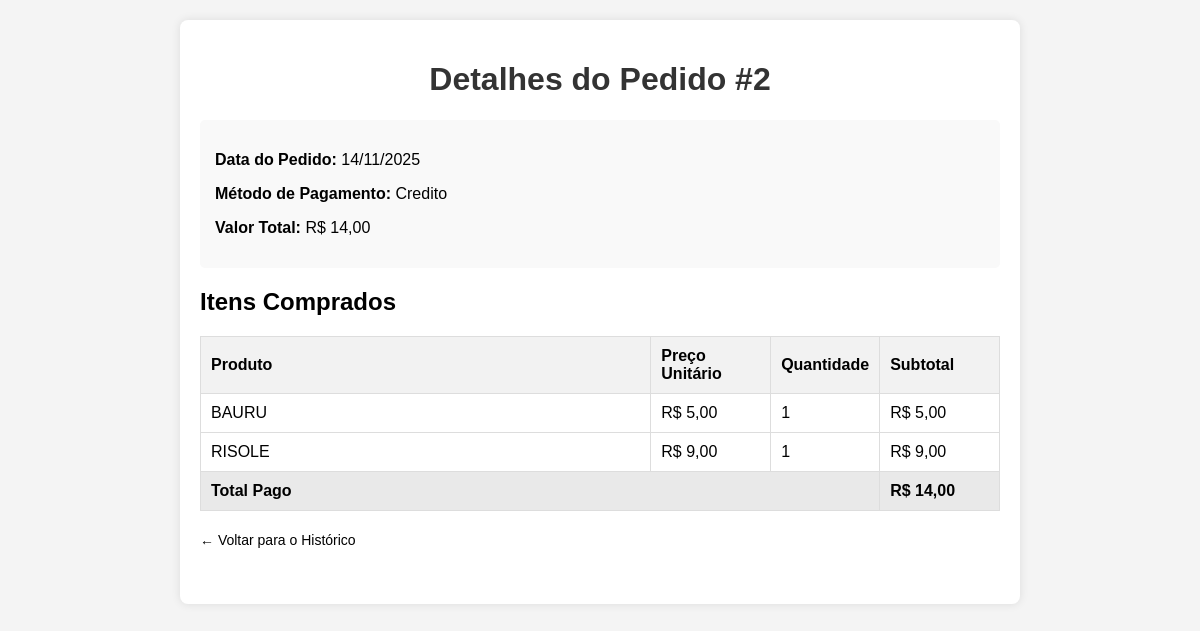
Screenshot of /Usuário/detalhes_pedido.php?id=2 (signed in) with the database file from the repository.
### tables this page shows
CREATE TABLE `saida` (
  `id.saida` int(11) NOT NULL,
  `id.usuario` int(11) NOT NULL,
  `data_saida` date NOT NULL,
  `valor_total` decimal(10,2) NOT NULL DEFAULT 0.00,
  `metodo_pagamento` varchar(50) NOT NULL DEFAULT 'Desconhecido'
);

### Usuário/detalhes_pedido.php (the view, shortened to what this page needs)
<?php
include("config.php");
$user_id = $_SESSION['usuario']['id'];
$id_pedido = $_GET['id'] ?? 0;
$detalhes = [];
$pedido_info = null;
try {
    $sql_info = "SELECT `id.saida`, `id.usuario`, data_saida, metodo_pagamento, valor_total
                 FROM `saida`
                 WHERE `id.saida` = ? AND `id.usuario` = ?";
    $stmt_info = $pdo->prepare($sql_info);
    $stmt_info->execute([$id_pedido, $user_id]);
    $pedido_info = $stmt_info->fetch(PDO::FETCH_ASSOC);
    $sql_detalhes = "SELECT
                        sd.quantidade,
                        sd.preco_unitario,
                        p.nome AS nome_produto
                     FROM
                        `saida.detalhes` sd
                     INNER JOIN
                        `produto` p ON sd.`id.produto` = p.`id.produto`
                     WHERE
                        sd.`id.saida` = ?";
    $stmt_detalhes = $pdo->prepare($sql_detalhes);
    $stmt_detalhes->execute([$id_pedido]);
    $detalhes = $stmt_detalhes->fetchAll(PDO::FETCH_ASSOC);
} catch (PDOException $e) {
    error_log("Erro ao buscar detalhes do pedido: " . $e->getMessage());
    $mensagem_erro = "Erro ao carregar os detalhes do pedido. Tente novamente.";
}
?>
<!DOCTYPE html>
<html lang="pt-br">
<head>
    <link rel="stylesheet" href="styles/detalhespedidos.css">
</head>
<body>
<div class="container">
    <h1>Detalhes do Pedido #<?= htmlspecialchars($id_pedido) ?></h1>
    <?php if ($pedido_info): ?>
        <div class="info-box">
            <p><strong>Data do Pedido:</strong> <?= date('d/m/Y', strtotime($pedido_info['data_saida'])) ?></p>
            <p><strong>Método de Pagamento:</strong> <?= htmlspecialchars(ucfirst($pedido_info['metodo_pagamento'])) ?></p>
            <p><strong>Valor Total:</strong> R$ <?= number_format($pedido_info['valor_total'], 2, ',', '.') ?></p>
        </div>
        <h2>Itens Comprados</h2>
        <table>
            <thead>
                <tr>
                    <th>Produto</th>
                    <th style="width: 15%;">Preço Unitário</th>
                    <th style="width: 10%;">Quantidade</th>
                    <th style="width: 15%;">Subtotal</th>
                </tr>
            </thead>
            <tbody>
                <?php $subtotal_calculado = 0; ?>
                <?php foreach ($detalhes as $item): ?>
                    <?php $subtotal = $item['quantidade'] * $item['preco_unitario']; $subtotal_calculado += $subtotal; ?>
                    <tr>
                        <td><?= htmlspecialchars($item['nome_produto']) ?></td>
                        <td>R$ <?= number_format($item['preco_unitario'], 2, ',', '.') ?></td>
                        <td><?= htmlspecialchars($item['quantidade']) ?></td>
                        <td>R$ <?= number_format($subtotal, 2, ',', '.') ?></td>
                    </tr>
                <?php endforeach; ?>
                <tr class="total-row">
                    <td colspan="3">Total Pago</td>
                    <td>R$ <?= number_format($pedido_info['valor_total'], 2, ',', '.') ?></td>
                </tr>
            </tbody>
        </table>
    <?php else: ?>
        <p>Não foi possível carregar os detalhes do pedido.</p>
    <?php endif; ?>
    <p style="margin-top: 20px;"><a class="botao-voltar" href="historico_pedido.php">← Voltar para o Histórico</a></p>
</div>
</body>
</html>

### Usuário/styles/detalhespedidos.css (style rules this page uses)
body { font-family: Arial, sans-serif; background-color: #f4f4f4; margin: 20px; }
.container { max-width: 800px; margin: auto; background: white; padding: 20px; border-radius: 8px; box-shadow: 0 0 10px rgba(0,0,0,0.1); }
h1 { text-align: center; color: #333; }
.info-box { background-color: #f9f9f9; padding: 15px; border-radius: 5px; margin-bottom: 20px; }
table { width: 100%; border-collapse: collapse; margin-top: 15px; }
th, td { border: 1px solid #ddd; padding: 10px; text-align: left; }
th { background-color: #f2f2f2; }
.total-row td { font-weight: bold; background-color: #e9e9e9; }
.botao-voltar { color: var(--cor-gray-600) ; display: inline-flex; align-items: center; text-decoration: none; margin-bottom: 20px; font-size: 14px; }

### rows the page displays
saida: data_saida "14/11/2025", metodo_pagamento "Credito", valor_total "14,00"

### other values shown
$id_pedido "2"
$item['nome_produto'] "BAURU"
$item['preco_unitario'] "5,00"
$item['quantidade'] "1"
$subtotal "5,00"
$item['nome_produto'] "RISOLE"
$item['preco_unitario'] "9,00"
$subtotal "9,00"
